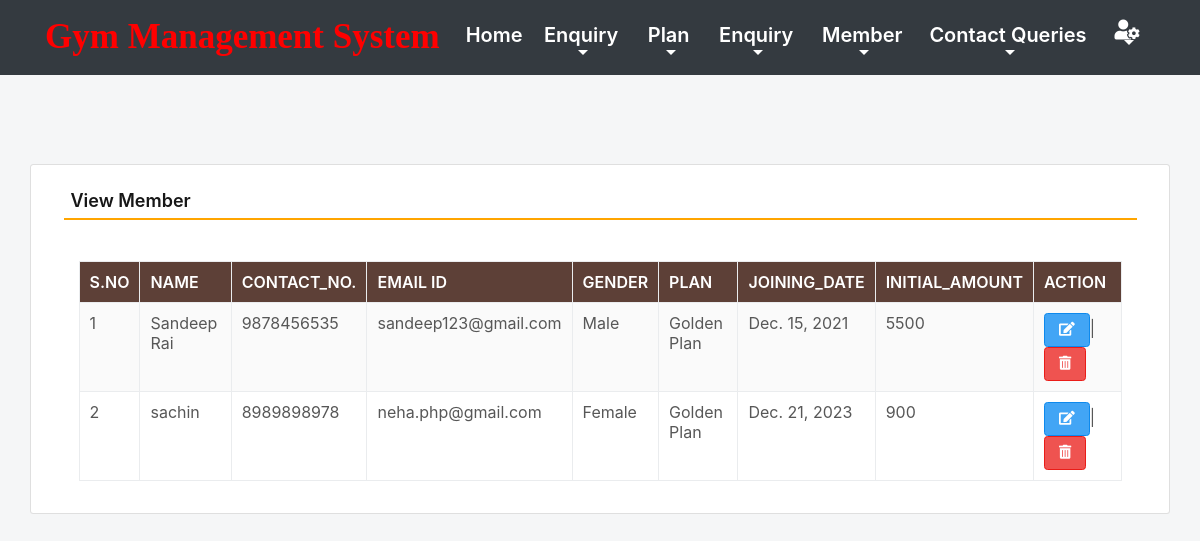
Page /viewMember (signed in) on the committed database.
### gym/models.py (models this page shows, shortened)
class Member(models.Model):
    name = models.CharField(max_length=150, null=True)
    contact = models.CharField(max_length=15, null=True)
    email = models.CharField(max_length=50, null=True)
    gender = models.CharField(max_length=10, null=True)
    plan = models.CharField(max_length=100, null=True)
    joindate = models.DateField(null=True)
    initamount = models.CharField(max_length=100, null=True)

### gym/views.py (the view)
# urls.py: path('viewMember', viewMember, name='viewMember'),
def viewMember(request):
    if not request.user.is_authenticated:
        return redirect(admin_login)
    member = Member.objects.all()
    return render(request,'viewMember.html', locals())

### gym/templates/viewMember.html (shortened to what this page needs)
{% include 'admin_nav.html' %}
{% load static %}
{% block main %}
 <html lang="en" class="no-focus">
 <link rel="stylesheet" id="css-main" href="{% static 'css1/codebase.min.css' %}">
 <br><br><br><br>
	<div class="container card shadow mt-5">
		<div class="card-body">
			<h5 class="p-2" style="border-bottom: 2px solid orange">View Member</h5>
             <br>
            <div class="container-fluid">
             <table id="example" class="table table-striped table-bordered" style="width:100%">
                  <thead class="text-white" style="background-color : #5d4037;">
				     <tr>
					   <th>S.No</th>
					   <th>Name</th>
					   <th>Contact_No.</th>
					   <th>Email ID</th>
                       <th>Gender</th>
					   <th>Plan</th>
                       <th>Joining_Date</th>
					   <th>Initial_Amount</th>
                       <th>Action</th>
				     </tr>
			      </thead>
			       <tbody>
                     {% for i in member %}
			          <tr>
                        <td>{{forloop.counter}}</td>
						<td>{{i.name}}</td>
						<td>{{i.contact}}</td>
						<td>{{i.email}}</td>
                        <td>{{i.gender}}</td>
						<td>{{i.plan}}</td>
                        <td>{{i.joindate}}</td>
						<td>{{i.initamount}}</td>
						<td><a href="{% url 'edit_Member' i.id %}" class="btn btn-primary"><i class="fas fa-edit"></i></a>|
                            <a href="{% url 'delete_Member' i.id %}" class="btn btn-danger" onclick="return confirm('Are you sure to delete this Member ?')"><i class="fas fa-trash-alt"></i></a></td>
                      </tr>
                      {% endfor %}
                   </tbody>
		        </table>
            </div>
        </div>
	</div>
        <link rel="stylesheet" href="https://use.fontawesome.com/releases/v5.6.3/css/all.css">
 </html>
{% endblock %}

### rows in the picture
Member: name "Sandeep Rai", contact "9878456535", email "sandeep123@gmail.com", gender "Male", plan "Golden Plan", joindate "Dec. 15, 2021", initamount "5500"
Member: name "sachin", contact "8989898978", email "neha.php@gmail.com", gender "Female", plan "Golden Plan", joindate "Dec. 21, 2023", initamount "900"
